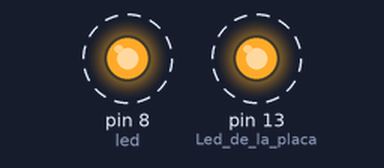
Bench run of a sketch on a simulated Arduino Uno, built with avr-gcc and run on an emulated ATmega328P. Shown: output pins drawn as LEDs (lit = HIGH). Dashed ring = blinking.

Above: at 0.5 s.
Timing chart, 0 to 4.6 s (numbered marks = the images above):
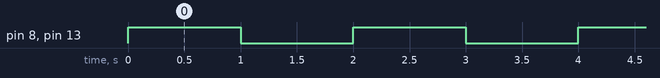

The sketch:

3_-_Blink_de_tres_leds_en_forma_simult_nea.ino
```cpp
// Guía 1 - Herramientas - Hello World
// 3 - Blink de tres leds en forma simultánea
// Usando la misma protoboard agregue un led más conectado al pin 8 de la placa.
// Genere un nuevo sketch que permita que ambos leds parpadeen de igual manera que el led de la placa.
//  a. En función de lo observado ¿Por qué considera que es necesario generar un nuevo sketch para que ambos leds externos parpadeen?
//
//  Es necesario un sketch nuevo para definir el nuevo led y manejar el voltaje que recibirá

// Defino elementos
#define led 8


void setup() {
  // Inicializo los leds como salida
  pinMode(LED_BUILTIN, OUTPUT);   // Led de la placa
  pinMode(led, OUTPUT);           // Led de la protoboard
}


void loop() {
  // Enciendo los Leds
  digitalWrite(LED_BUILTIN, HIGH);
  digitalWrite(led, HIGH);
  delay(1000); // Espero 1 segundo

  // Apago los Leds
  digitalWrite(LED_BUILTIN, LOW);
  digitalWrite(led, LOW);
  delay(1000); // Espero 1 segundo
}
```

Measured:
- by itself, pin 8 (led), pin 13 (Led_de_la_placa): alternates HIGH for 1.0 s and LOW for 1.0 s
